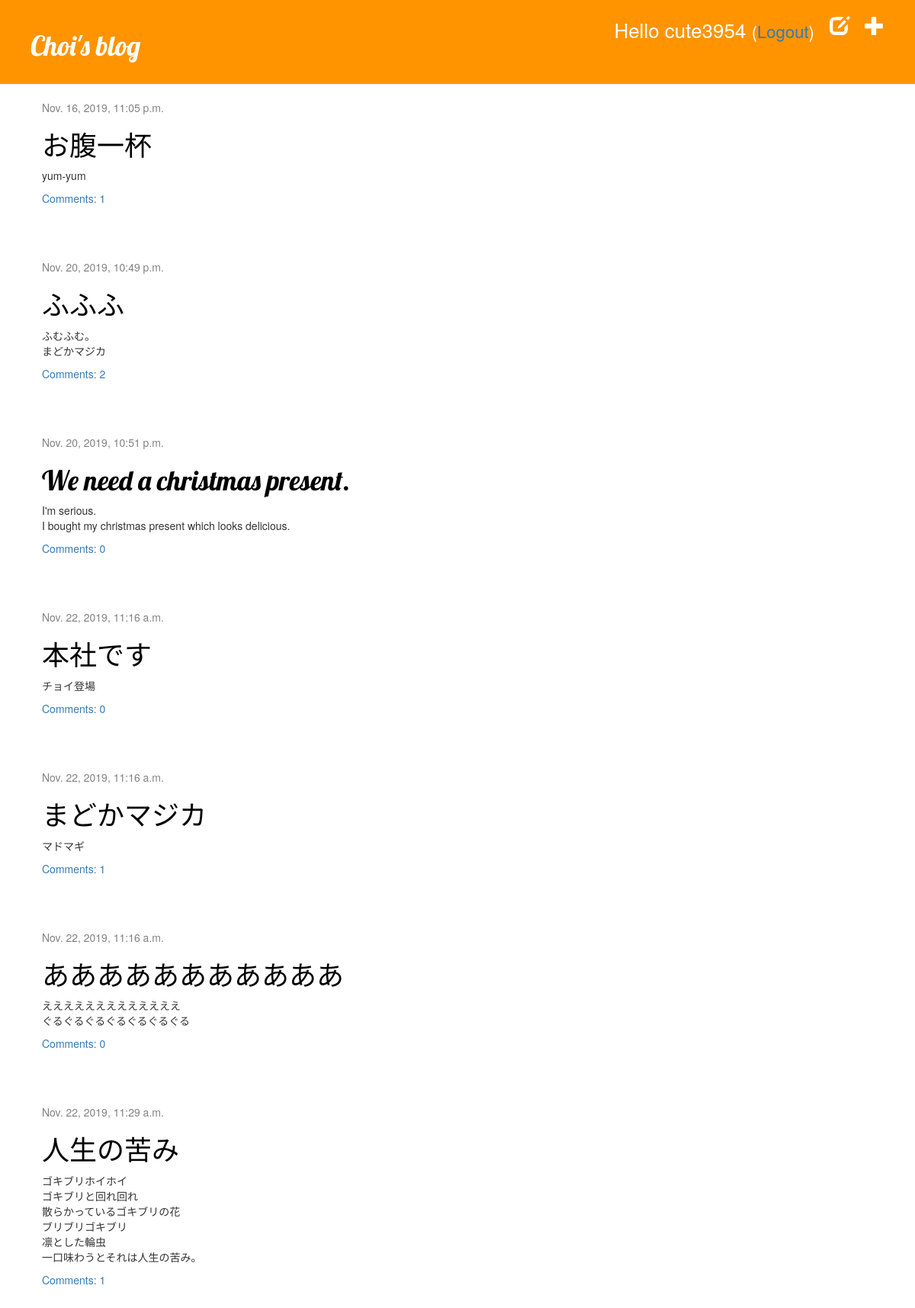
The app's page / (signed in) with its own data.
### blog/models.py (models this page shows, shortened)
class Post(models.Model):
    author = models.ForeignKey(settings.AUTH_USER_MODEL, on_delete=models.CASCADE)
    title = models.CharField(max_length=200)
    text = models.TextField()
    created_date = models.DateTimeField(default=timezone.now)
    published_date = models.DateTimeField(blank=True, null=True)
    def approved_comments(self):
        return self.comments.filter(approved_comment=True)

### blog/views.py (the view)
# urls.py: path('', views.post_list, name='post_list'),
def post_list(request):
    posts = Post.objects.filter(published_date__lte=timezone.now()).order_by('published_date')
    return render(request, 'blog/post_list.html', {'posts':posts})

### blog/templates/blog/post_list.html
{% extends 'blog/base.html' %}
{% block content %}
    {% for post in posts %}
        <div class="post">
            <div class="date">
                {{ post.published_date }}
            </div>
            <h1><a href="{% url 'post_detail' pk=post.pk %}">{{ post.title }}</a></h1>
            <p>{{ post.text|linebreaksbr }}</p>
            <a href="{% url 'post_detail' pk=post.pk %}">Comments: {{ post.approved_comments.count }}</a>
        </div>
    {% endfor %}
{% endblock %}

### blog/templates/blog/base.html (shortened to what this page needs)
{% load static %}
<html>
    <head>
        <link rel="stylesheet" href="//maxcdn.bootstrapcdn.com/bootstrap/3.2.0/css/bootstrap.min.css">
        <link rel="stylesheet" href="//maxcdn.bootstrapcdn.com/bootstrap/3.2.0/css/bootstrap-theme.min.css">
        <link rel="stylesheet" href="{% static 'css/blog.css' %}">
    </head>
    <body>
        <div class="page-header">
            {% if user.is_authenticated %}
                <a href="{% url 'post_new' %}" class="top-menu"><span class="glyphicon glyphicon-plus"></span></a>
                <a href="{% url 'post_draft_list' %}" class="top-menu"><span class="glyphicon glyphicon-edit"></span></a>
                <p class="top-menu">Hello {{ user.username }}
                  <small>(<a href="{% url 'logout' %}?next=/">Logout</a>)</small>
                </p>
            {% else %}
                <a href="{% url 'login' %}" class="top-menu"><span class="glyphicon glyphicon-lock"></span></a>
            {% endif %}
            <h1><a href="/">Choi's blog</a></h1>
        </div>
        <div class="content container">
            <div class="row">
                <div class="col-md-8">
                    {% block content %}
                    {% endblock %}
                </div>
            </div>
        </div>
    </body>
</html>

### blog/static/css/blog.css (style rules this page uses)
.page-header { background-color: #ff9400; margin-top: 0; padding: 20px 20px 20px 40px; }
.page-header h1, .page-header h1 a, .page-header h1 a:visited, .page-header h1 a:active { color: #ffffff; font-size: 36px; text-decoration: none; }
.content { margin-left: 40px; }
h1, h2, h3, h4 { font-family: 'Lobster', cursive; }
.date { color: #828282; display: inline; }
.top-menu, .top-menu:hover, .top-menu:visited { color: #ffffff; float: right; font-size: 26px; margin-right: 20px; }
.post { margin-bottom: 70px; }
.post h1 a, .post h1 a:visited { color: #000000; }

### records on screen
Post: published_date "Nov. 16, 2019, 11:05 p.m.", title "お腹一杯", text "yum-yum", approved_comments.count "1"
Post: published_date "Nov. 20, 2019, 10:49 p.m.", title "ふふふ", text "ふむふむ。 まどかマジカ", approved_comments.count "2"
Post: published_date "Nov. 20, 2019, 10:51 p.m.", title "We need a christmas present.", text "I'm serious. I bought my christmas present which looks delicious.", approved_comments.count "0"
Post: published_date "Nov. 22, 2019, 11:16 a.m.", title "本社です", text "チョイ登場", approved_comments.count "0"
Post: published_date "Nov. 22, 2019, 11:16 a.m.", title "まどかマジカ", text "マドマギ", approved_comments.count "1"
Post: published_date "Nov. 22, 2019, 11:16 a.m.", title "あああああああああああ", text "えええええええええええええ ぐるぐるぐるぐるぐるぐるぐる", approved_comments.count "0"
Post: published_date "Nov. 22, 2019, 11:29 a.m.", title "人生の苦み", text "ゴキブリホイホイ ゴキブリと回れ回れ 散らかっているゴキブリの花 ブリブリゴキブリ 凛とした輪虫 一口味わうとそれは人生の苦み。", approved_comments.count "1"

### other values on screen
{{ user.username }} "cute3954"
